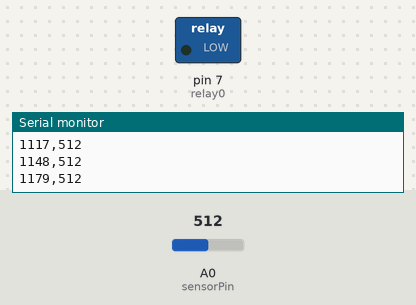
A sketch run on a simulated Arduino Uno, built with avr-gcc and run on an emulated ATmega328P. Shown: switched loads named in the sketch (green lamp = pin HIGH), the last lines printed to the serial monitor. The inputs (shaded band) are chosen by the test bench; at power-on: A0 (sensorPin) = 512.

Above: at 1.2 s.
1.3 s: A0 (sensorPin) set to 788
2.8 s: A0 (sensorPin) set to 817
At 3.5 s:
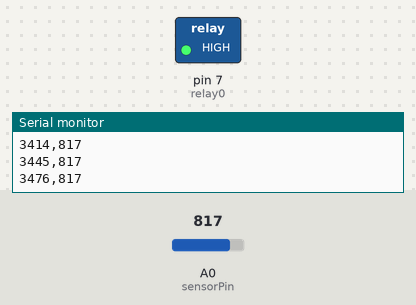
4.3 s: A0 (sensorPin) set to 790
At 5.4 s:
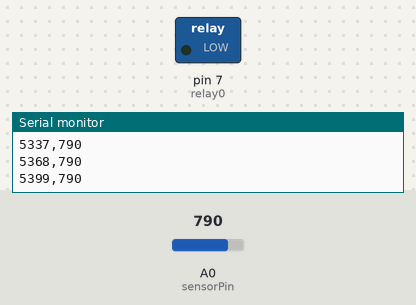
5.8 s: A0 (sensorPin) set to 810
At 6.2 s:
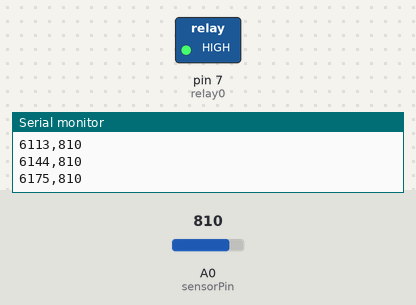
Timing chart, 0 to 8.3 s (numbered marks = the images above; inputs shaded):
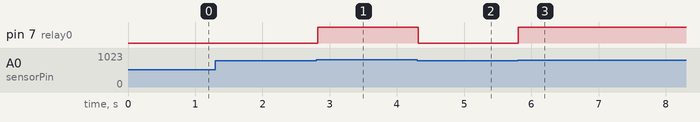

The sketch:

main.ino
```cpp
int relay0 = 7;       // relay pin
int sensorPin = A0;   // select the input pin for the potentiometer
int sensorValue = 0;  // variable to store the value coming from the sensor

int triggered = false;
const int period = 30;
unsigned long time_now = 0;

void setup() {
  Serial.begin(9600);
  pinMode(relay0, OUTPUT);
  digitalWrite(relay0, LOW);
}

void loop() {
  if(millis() > time_now + period){
    sensorValue = analogRead(sensorPin);
    time_now = millis();
    Serial.print(time_now);
    Serial.print(",");
    Serial.println(sensorValue);

    if (sensorValue > 800) {
      triggered = true;
    } else {
      triggered = false;
    }
    if (triggered) {
      digitalWrite(relay0, HIGH);
    } else {
      digitalWrite(relay0, LOW);
    }
  }
}
```

Measured:
- the behaviour switches between 800 and 801 on A0 (sensorPin) (found by bisection; images 0 and 1)
- after the input at 2.8 s, pin 7 (relay0): LOW → HIGH at once
- after the input at 4.3 s, pin 7 (relay0): HIGH → LOW at once
- after the input at 5.8 s, pin 7 (relay0): LOW → HIGH at once
